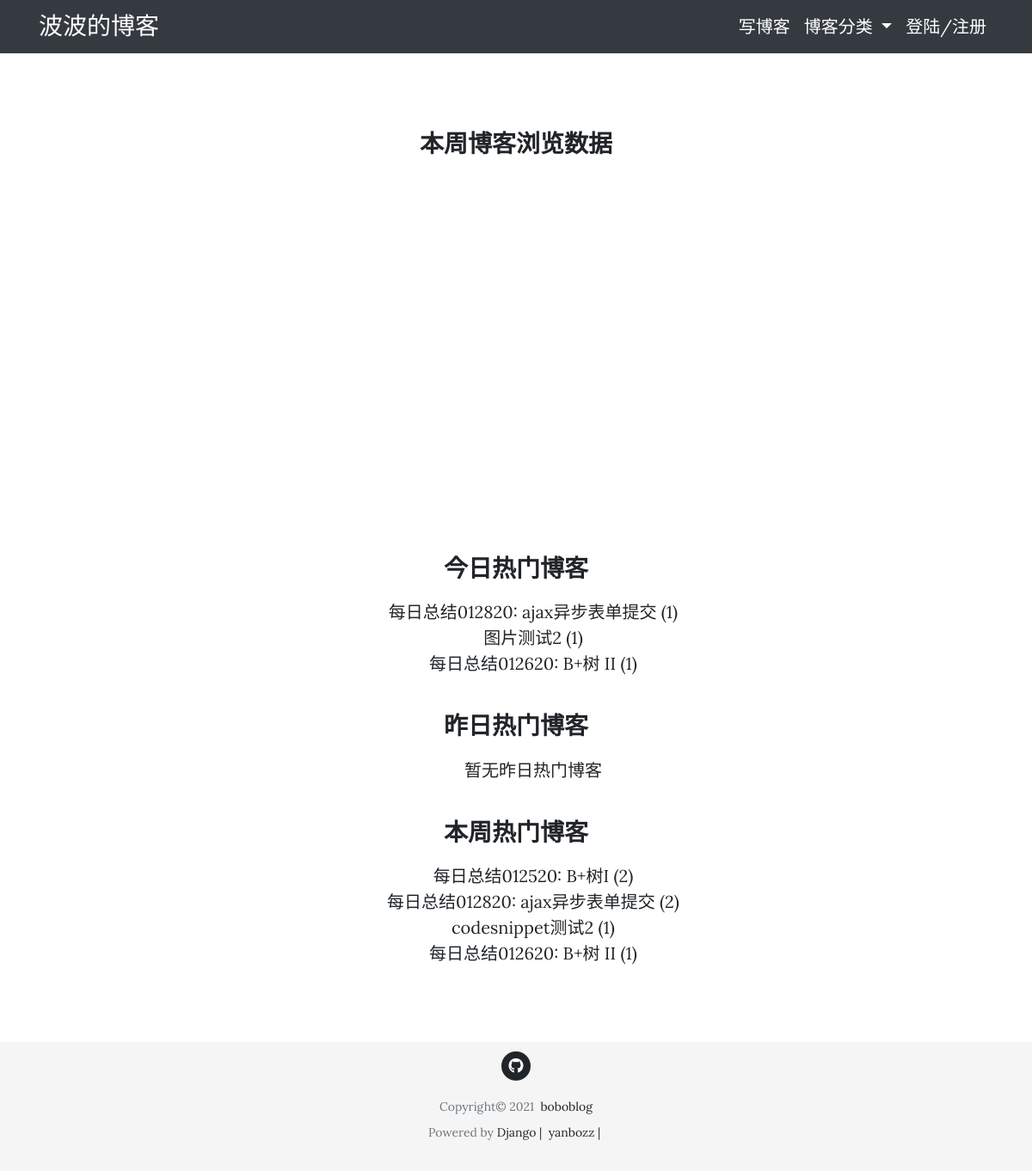
/post/view_data/, run on the app's committed database.
### viewcount/models.py (models this page shows)
class ViewDetail(models.Model):
    date = models.DateField(default=timezone.now)
    count = models.IntegerField(default=0)
    content_type = models.ForeignKey(ContentType, on_delete=models.CASCADE)
    object_id = models.PositiveIntegerField()
    content_object = GenericForeignKey('content_type', 'object_id')

### blog/models.py (models this page shows, shortened)
class Post(models.Model, ViewCountExtension):
    title = models.CharField(max_length=50)
    pub_date = models.DateTimeField(default=timezone.now)
    content = RichTextField()
    author = models.ForeignKey(User, on_delete=models.CASCADE)
    view_count = GenericRelation(
        ViewCount,
        related_query_name='post',
        content_type_field='content_type',
        object_id_field='object_id'
    )
    view_detail = GenericRelation(
        ViewDetail,
        related_query_name='post',
        content_type_field='content_type',
        object_id_field='object_id',
    )

### viewcount/views.py (the view)
# urls.py: path('post/view_data/', ViewDataView.as_view(), name='posts-view-data'),
class ViewDataView(TemplateView):
    template_name = 'viewcount/view_data.html'
    def get_context_data(self, **kwargs):
        context = super().get_context_data(**kwargs)
        post_content_type = ContentType.objects.get_for_model(Post)
        dates, view_data = get_week_view_data(post_content_type)
        week_hot_data = cache.get('week_hot_data')
        if week_hot_data is None:
            week_hot_data = get_week_hot_data(post_content_type)
            cache.set('week_hot_data', week_hot_data, 3600)
        context['dates'] = dates
        context['view_data'] = view_data
        context['today_hot_data'] = get_today_hot_data(post_content_type)
        context['yesterday_hot_data'] = get_yesterday_hot_data(post_content_type)
        context['week_hot_data'] = week_hot_data
        return context

### viewcount/utils.py (called while the page is built)
def get_week_view_data(content_type):  # view data for last seven days
    today = timezone.now().date()
    view_data = []
    dates = []
    for i in range(6, -1, -1):
        date = today - datetime.timedelta(days=i)
        dates.append(date.strftime('%m/%d'))
        view_detail = ViewDetail.objects.filter(
            content_type=content_type,
            date=date
        )
        result = view_detail.aggregate(view_count_sum=Sum('count'))
        view_data.append(result['view_count_sum'] or 0)
    return dates[:7], view_data[:7]

def get_today_hot_data(content_type):  # today's hot data query
    today = timezone.now().date()
    view_detail = ViewDetail.objects.filter(
        content_type=content_type, date=today).order_by('-count')
    return view_detail[:7]

def get_yesterday_hot_data(content_type):  # yesterday's hot data query
    yesterday = timezone.now().date() - datetime.timedelta(days=1)
    view_detail = ViewDetail.objects.filter(
        content_type=content_type, date=yesterday).order_by('-count')
    return view_detail[:7]

def get_week_hot_data(content_type):  # hot data query for past seven days
    today = timezone.now().date()
    date = today - datetime.timedelta(days=7)
    posts = Post.objects.filter(view_detail__date__lt=today, view_detail__date__gte=date,)
    view_detail = posts.values('id', 'title').annotate(
        view_count_sum=Sum('view_detail__count')).order_by('-view_count_sum')
    return view_detail[:7]

### viewcount/templates/viewcount/view_data.html (shortened to what this page needs)
{% extends "blog/base.html"  %}
{% block content %}
<div class="col-lg-8 col-md-10 mx-auto">
  <div class="viewdata-box">
    <h3 class="viewdata-title">本周博客浏览数据</h3>
    <div id="container" style="width: 600px;height:400px; align:center">
    </div>
  </div>
  <div class="viewdata-box">
    <h3 class="viewdata-title">今日热门博客</h3>
    <ul>
      {% for hot_data in today_hot_data %}
        <li>
          <a href="{% url 'post-detail' hot_data.object_id %}">{{ hot_data.content_object.title }}</a>&nbsp;({{ hot_data.count }})
        </li>
      {% empty %}
        <li>暂无今日热门博客</li>
      {% endfor %}
    </ul>
  </div>
  <div class="viewdata-box">
    <h3 class="viewdata-title">昨日热门博客</h3>
    <ul>
      {% for hot_data in yesterday_hot_data %}
        <li><a href="{% url 'post-detail' hot_data.object_id %}">{{ hot_data.content_object.title }}</a>&nbsp;({{ hot_data.count }})</li>
      {% empty %}
        <li>暂无昨日热门博客</li>
      {% endfor %}
    </ul>
  </div>
  <div class="viewdata-box">
    <h3 class="viewdata-title">本周热门博客</h3>
    <ul>
      {% for hot_post in week_hot_data %}
      <li><a href="{% url 'post-detail' hot_post.id %}">{{ hot_post.title }}</a>&nbsp;({{ hot_post.view_count_sum }})</li>
       {% empty %}
        <li>暂无本周热门博客</li>
      {% endfor %}
     </ul>
  </div>
</div>
{% endblock %}

### blog/static/blog/css/clean-blog.css (style rules this page uses)
body { font-size: 20px; color: #212529; font-family: 'Lora', 'Times New Roman', serif; }
ul { list-style-type: none; }
h1, h2, h3, h4, h5, h6 { font-weight: 800; font-family: 'Open Sans', 'Helvetica Neue', Helvetica, Arial, sans-serif; }
a { color: #212529; transition: all 0.2s; }
.viewdata-box { text-align: center; margin-top: 40px; margin-bottom: 40px; }
.viewdata-title { margin-bottom: 20px; }

### blog/templates/blog/footer.html (style rules this page uses)
html { position: relative; min-height: 100%; }
body { font-size: 20px; color: #212529; font-family: 'Lora', 'Times New Roman', serif; align-items: center; margin-bottom: 150px; }

### data on the page
ViewDetail: content_object "每日总结012820: ajax异步表单提交", count "1"
ViewDetail: content_object "图片测试2", count "1"
ViewDetail: content_object "每日总结012620: B+树 II", count "1"
Post: title "每日总结012620: B+树 II", view_count_sum "1"

### other printed values
{{ hot_post.title }} "每日总结012520: B+树I" "每日总结012820: ajax异步表单提交" "codesnippet测试2"
{{ hot_post.view_count_sum }} "2" "2" "1"
